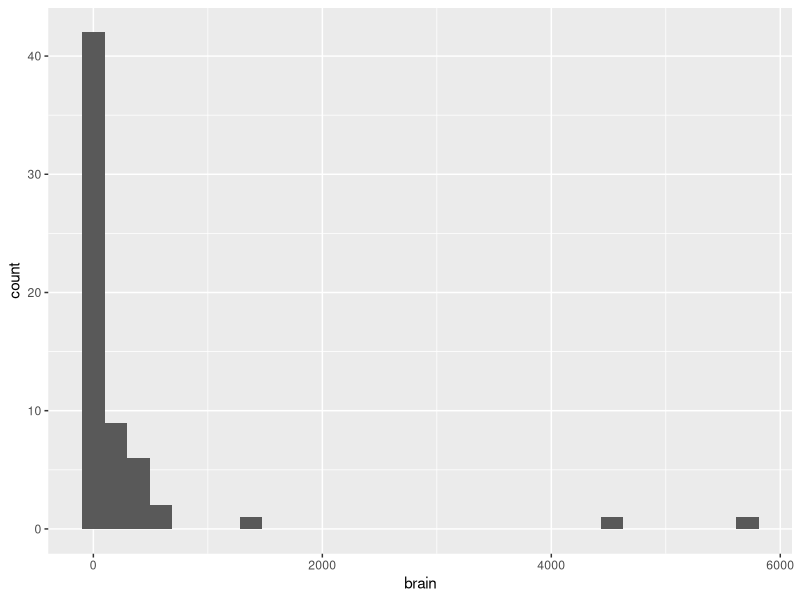
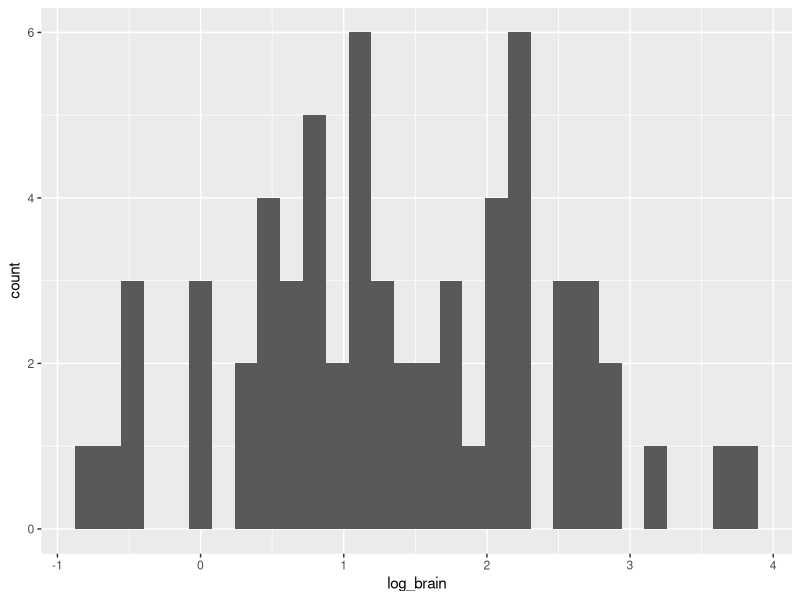

These figures' R source, in order:
# paquetes necesarios - debes descargarlos usando Packages
library(MASS)
library(ggplot2)
# revisando los datos del archivo mammals
View(mammals)
# histograma de la masa del cerebro (g)
ggplot(data = mammals, aes(brain)) +
  geom_histogram()
# transformación log10 de la masa cerebral
log_brain <- log10(mammals$brain)
mamiferos <- data.frame(mammals, log_brain)
# histograma con variable transformada
ggplot(data = mamiferos, aes(log_brain)) +
  geom_histogram()
